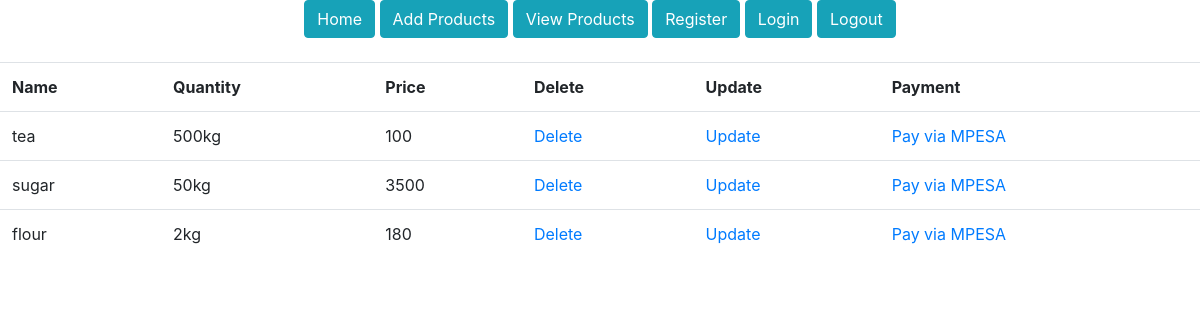
The page /products/ (signed in) on the database as committed earlier.
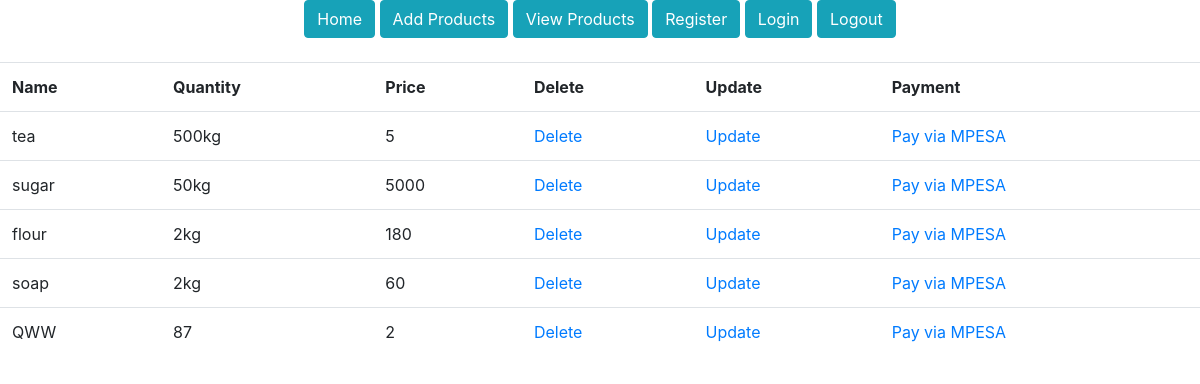
The same page on the database as committed later.
### morningDjangoRegistrationTwo/models.py (models this page shows)
class Product(models.Model):
    prod_name = models.CharField(max_length=30, blank=False, null=False)
    prod_quantity = models.CharField(max_length=30, blank=False, null=False)
    prod_price = models.CharField(max_length=30, blank=False, null=False)

### morningDjangoRegistrationTwo/views.py (the view)
# urls.py: path('products/', general_views.view_products, name='products'),
@login_required
def view_products(request):
    products= Product.objects.all()
    return render(request, 'products.html', {'products':products})

### templates/products.html
{% extends 'base.html' %}
{% load static %}
{% block content %}
    <section class="product-section">
        <div class="product-section-container">
            <table class="table">
                <tr>
                    <th>Name</th>
                    <th>Quantity</th>
                    <th>Price</th>
                    <th>Delete</th>
                    <th>Update</th>
                    <th>Payment</th>
                </tr>
                {% for product in products %}
                    <tr>
                        <td>{{ product.prod_name }}</td>
                        <td>{{ product.prod_quantity }}</td>
                        <td>{{ product.prod_price }}</td>
                        <td><a href="/delete-product/{{ product.id }}">Delete</a></td>
                        <td><a href="/update-product/{{ product.id }}">Update</a></td>
                        <td><a href="/pay/{{ product.id }}">Pay via MPESA</a></td>
                    </tr>
                {% endfor %}
            </table>
        </div>
    </section>
{% endblock %}

### templates/base.html (shortened to what this page needs)
<!DOCTYPE html>
<html lang="en">
<head>
    {% load static %}
    {% load crispy_forms_tags %}
    <link rel="stylesheet" href="{% static 'bootstrap/css/bootstrap.css' %}">
</head>
<body>
<section class="navigation-section">
    <div class="navigation-section-container d-flex justify-content-center mb-4">
        <nav class="navigation">
            <a href="{% url 'home' %}"><button class="btn btn-info">Home</button></a>
            <a href="{% url 'add-product' %}"><button class="btn btn-info">Add Products</button></a>
            <a href="{% url 'products' %}"><button class="btn btn-info">View Products</button></a>
            <a href="{% url 'register' %}"><button class="btn btn-info">Register</button></a>
            <a href="{% url 'login' %}"><button class="btn btn-info">Login</button></a>
            <a href="{% url 'logout' %}"><button class="btn btn-info">Logout</button></a>
        </nav>
    </div>
</section>
{% block content %}
{% endblock %}
</body>
</html>

Rows that differ between the two databases and show on the page:
changed Product "tea": prod_price "100" → "5"
changed Product "sugar": prod_price "3500" → "5000"
added Product: prod_name "soap", prod_quantity "2kg", prod_price "60"
added Product: prod_name "QWW", prod_quantity "87", prod_price "2"
